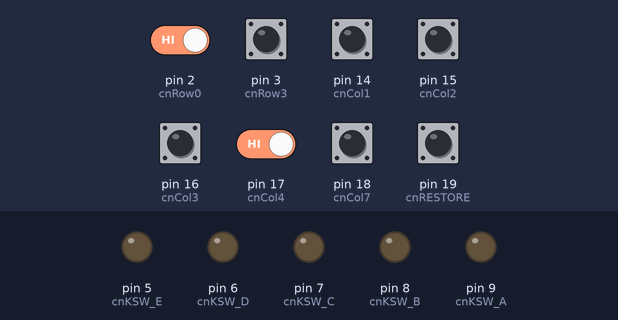
This sketch was run on a simulated Arduino Uno, built with avr-gcc and run on an emulated ATmega328P. Parts: output pins drawn as LEDs (lit = HIGH). The test bench sets the inputs (shaded band); at power-on: pin 2 (cnRow0), pin 3 (cnRow3), pin 14 (cnCol1), pin 15 (cnCol2), pin 16 (cnCol3), pin 17 (cnCol4), pin 18 (cnCol7), pin 19 (cnRESTORE) HIGH. EEPROM starts erased; pins used as bus, display or sensor lines are not drawn; what the sketch prints to the serial monitor is not drawn.

Above: at 2.8 s.
2.9 s: pin 2 (cnRow0) driven LOW and pin 17 (cnCol4) driven LOW
At 4.2 s:
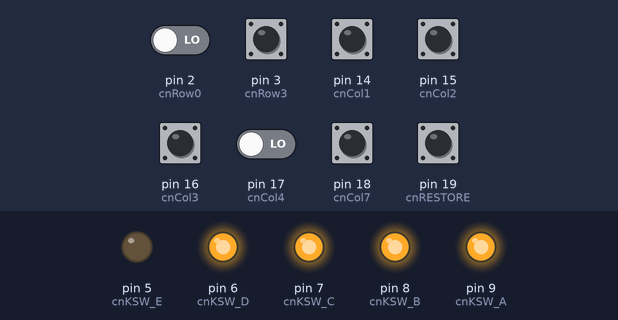
At 6.1 s:
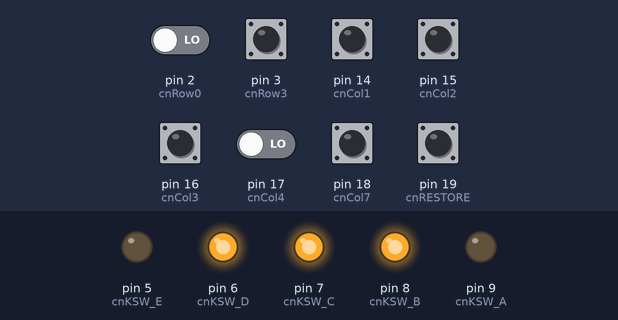
7.4 s: pin 2 (cnRow0) driven LOW
At 9.2 s:
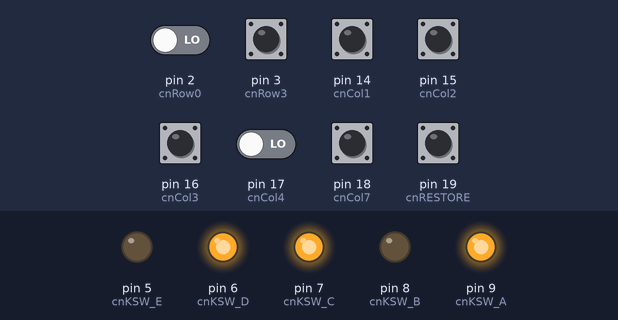
11.9 s: pin 17 (cnCol4) driven LOW
Timing chart, 0 to 15.9 s (numbered marks = the images above; inputs shaded):
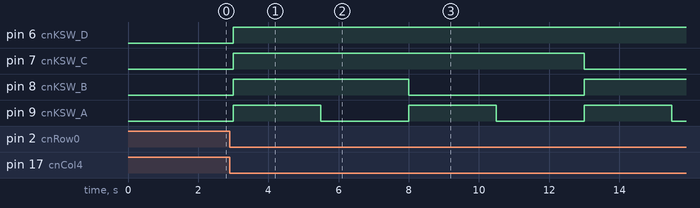

Measured:
- after the input at 2.9 s, pin 6 (cnKSW_D), pin 7 (cnKSW_C), pin 8 (cnKSW_B): LOW → HIGH after 0.09 s; pin 9 (cnKSW_A): LOW → HIGH after 0.09 s, → LOW 2.5 s later

The sketch:

c64kbkswb.ino
```cpp
/*  Software for the keyboard controlled kernal switch
 *  by Jaystonian, 2021
 *
 *  Revision history
 *  Rev. 0.0: initial release
 */

#define LED
//#define buzzer

enum PinMap { //ATMEGA328P
    _PD0 = 0,     _PD1, /* 1*/  _PD2, /* 2*/  _PD3, /* 3*/
    _PD4, /* 4*/  _PD5, /* 5*/  _PD6, /* 6*/  _PD7, /* 7*/
    _PB0, /* 8*/  _PB1, /* 9*/  _PB2, /*10*/  _PB3, /*11*/
    _PB4, /*12*/  _PB5, /*13*/  _PC0, /*14*/  _PC1, /*15*/
    _PC2, /*16*/  _PC3, /*17*/  _PC4, /*18*/  _PC5, /*19*/
    _PB6, /*20*/  _PB7, /*21*/  _PC6  /*22*/
};

#include <EEPROM.h>

/* MODE OF USE

EPROM A0..A12 for 8KB C64 kernal
EPROM A0..A13 for 16KB C64E kernal
EPROM ..A16 for 128x8KB eprom (010)
EPROM ..A17 for 256x8KB eprom (020)
EPROM ..A18 for 512x8KB eprom (040)
A..E for outputs, use #define for max addressing to compile different version based on device used


OLD
 restore+key for 1.5s = fast reset
 restore+key for 3.0s = full reset

NEW
 Presets(1,2,3,4) stored kernal numbers
 Restore+(1-4) for 1.5s = fast reset
 Restore+(1-4) for 3.0s = full reset

 Restore+(9) for x = decrement SelectOutput and reset
 Restore+(0) for x = increment SelectOutput and reset

 Store(5,6,7,8)
 Restore+(5-8) for > 0.01s = Store Selected Kernal in 1-4 (no reset)

*/

// Configuration
const byte MAX_SELECT = 15; // For rotating output values (0-based, 0..15 = 16)

// C64 Keyboard Mapping
const int cnRow0 = _PD2;         // Row signal, input, active low, INT0
const int cnRow3 = _PD3;         // Row signal, input, active low, INT1
const int cnCol1 = _PC0;        // input, column signal, active low
const int cnCol2 = _PC1;        // input, column signal, active low
const int cnCol3 = _PC2;        // input, column signal, active low
const int cnCol4 = _PC3;        // input, column signal, active low
const int cnCol7 = _PC4;        // input, column signal, active low

// Selector Output
const int cnKSW_A = _PB1;
const int cnKSW_B = _PB0;
const int cnKSW_C = _PD7;
const int cnKSW_D = _PD6;
const int cnKSW_E = _PD5;

const int cnC64RESET = _PD4;     // output, RESET signal for the C64
const int cnRESTORE = _PC5;    // input, RESTORE key, active low
const int cnEXROM = _PB2;       // /EXROM Pin connected to pin header J4, pin 5

const int cnRestoreCount = 2000; // count appr. 2 seconds for RestoreKey before Reset
const int cnExromCount = 3000;   // limit for EXROM reset

// other constants
#define EEPROMAddr 0        // EEPROM Address of last kernal selection (KAddr)
#define StoredAddr (EEPROMAddr+1) // EEPROM Addresses of stored selections (0..3)
#define ScanDelay 10000     // delay in ms before reset for no scan activity

// variables
byte KAddr = 0;             // Address bits for selected Kernal
bool RestoreKey = 0;        // holds the info if the restore key is pressed
bool oldRestoreKey = 0;     // remeber the old status to compare
int  countup = 0;           // counter for restore key time measurement
byte key = 128;             // calculate the Key
char buf[128];
bool bInc = false;
byte columns;           // variable for reading out the column
int scan_cnt = 0;           // 5000 miliseconds without scan changing to kernal #1 and resetting
int scan_found = 0;         // flag for keybioard activity detected
bool exrom_mode = 0;    // exrom reset: 0 => no, 1 => yes

// Data Exchange variables for ISR (have to be volatile)
volatile bool NumPressed = 0;  // ISR flag for number pressed
volatile bool NumOdd = 0;      // ISR flag for odd numbers. Row0 => odd numbers, Row3 => even numbers
volatile byte ColData = 0x1F;  // column data

void setup() {
  // keyboard scan signals
  pinMode( cnRow0, INPUT_PULLUP);  // pullup required for MOS logic
  pinMode( cnRow3, INPUT_PULLUP);  // pullup required for MOS logic
  pinMode( cnCol1, INPUT_PULLUP);  // pullup required for MOS logic
  pinMode( cnCol2, INPUT_PULLUP);  // pullup required for MOS logic
  pinMode( cnCol3, INPUT_PULLUP);  // pullup required for MOS logic
  pinMode( cnCol4, INPUT_PULLUP);  // pullup required for MOS logic
  pinMode( cnCol7, INPUT_PULLUP);  // pullup required for MOS logic
  pinMode( cnRESTORE, INPUT_PULLUP);  // pullup required for MOS logic
  pinMode( cnEXROM, INPUT );      // it needs to be high impedance, will switch to LOW and OUTPUT when required.
  digitalWrite( cnEXROM, HIGH );

  // last kernal from eeprom
  KAddr = EEPROM.read(EEPROMAddr);

  // if out of range, the first kernal is selected.
  if ((KAddr < 0) || (KAddr > MAX_SELECT)) { //its unsigned but whatever
    KAddr = 0;
    EEPROM.write(EEPROMAddr, KAddr);
  }
  exrom_mode = 0;                               // initialize exrom mode (for reset). 0 = no exrom reset

  // Control outputs (for Kernal Adaptor and C64)
  SetAddressBits( KAddr );        // set the MS address bits for the kernal ROM
  pinMode( cnKSW_A, OUTPUT );     // make it an output
  pinMode( cnKSW_B, OUTPUT );     // make it an output
  pinMode( cnKSW_C, OUTPUT );     // make it an output
  pinMode( cnKSW_D, OUTPUT );     // make it an output
  pinMode( cnKSW_E, OUTPUT );     // make it an output
  digitalWrite( cnC64RESET, LOW );  // no reset for the C64
  pinMode( cnC64RESET, OUTPUT );    // make it an output

  scan_cnt = ScanDelay;         // reset scan countdown
  scan_found = false;           // reset detection flag

  attachInterrupt(digitalPinToInterrupt(cnRow0), ISR_row0, LOW);
  attachInterrupt(digitalPinToInterrupt(cnRow3), ISR_row3, LOW);

  Serial.begin(9600);  // start serial interface
  // output status etc.
  Serial.println( "\nEnhanced C64 Keyboard Kernal Switch v1.00" );

  printf(buf,"Number of Kernals: %u\n", MAX_SELECT);
  Serial.print(buf);

  printf(buf,"Kernal number: %u\n", KAddr);
  Serial.print(buf);
}

// This function sets the address bits on the pin header J4. Parameter is addr (0..7)
void SetAddressBits( byte addr ) {
   digitalWrite( cnC64RESET, HIGH );
   delay(50);

   digitalWrite(cnKSW_A, (addr & 1)?HIGH:LOW);
   digitalWrite(cnKSW_B, (addr & 2)?HIGH:LOW);
   digitalWrite(cnKSW_C, (addr & 4)?HIGH:LOW);
   digitalWrite(cnKSW_D, (addr & 8)?HIGH:LOW);
   digitalWrite(cnKSW_E, (addr & 16)?HIGH:LOW);

}

void ResetHardware() {
  digitalWrite( cnC64RESET, HIGH );                            // issue a reset pulse for the C64
  delay( 100 );                                              // 100ms delay

  if (exrom_mode == 1) {
    digitalWrite( cnEXROM, LOW );                             // exrom pin low
    pinMode( cnEXROM, OUTPUT );                               // and output
  }
  delay( 300 );                                              // pulse duration: 100+300ms

  digitalWrite( cnC64RESET, LOW );
  if (exrom_mode == 1) {
    delay( 300 );                                            // EXROM should be 300ms longer LOW than RESET
    pinMode( cnEXROM, INPUT );                                // and input = high impedance (HIZ)
    digitalWrite( cnEXROM, HIGH );                            // exrom pin high
  }

  scan_cnt = ScanDelay;                                    // reset scan countdown
  scan_found = false;                                      // reset detection flag

  countup = 0;
}

void SwitchKernal() {
  digitalWrite( cnC64RESET, HIGH );                            // issue a reset pulse for the C64
  SetAddressBits( KAddr );                                   // set the address bits A15..A13
  printf(buf,"New KERNAL number: %u\n", KAddr);       // send the status to serial
  Serial.print(buf);
  ResetHardware();                                                // Reset the C64
  delay( 2000 );                                             // give some delay to release the RESTORE key
}

// Interrupt Service Routine for Row0
void ISR_row0() {
  if (NumPressed == 0) {                  // only process info, after the flag was reset by main routine
     ColData = PINC & 0x1F;               // read the columns
     scan_found = true;                   // any activity here indicates a working kernal
     NumOdd = 1;                          // cnRow0 has the odd numbers
     if ((ColData != 0x1F) && (ColData !=0)) {               // only set the flag, when a number is pressed
       NumPressed = 1;
     }
  }
}

// Interrupt Service Routine for Row3
void ISR_row3 () {
  if (NumPressed == 0) {                  // only process info, after the flag was reset by main routine
     ColData = PINC & 0x1F;               // read the columns
     scan_found = true;                   // any activity here indicates a working kernal
     NumOdd = 0;                          // cnRow3 has the even numbers
     if ((ColData != 0x1F) && (ColData !=0)) { // only set the flag, when a number is pressed
       NumPressed = 1;
     }
  }
}

void loop() {
  // find the scan activity to make sure, the selected Kernal is working
  if (scan_found == false) {                            // if not yet a scan activity is detected
    columns = PINC & 0x1F;                              // read the column data
    if ((columns != 0x1F)) {                            // activity found?
      scan_found = true;                                // set flag
      Serial.println( "Keyboard scan detected.");
    }
    else {
      if (scan_cnt > 0) {                               // if the count down is not elapsed
        --scan_cnt;                                     // then decrement
        delayMicroseconds( 33 );
      }
      else {
        Serial.println( "No keyboard scan detected.");  // the count down is elapsed!
        KAddr = 0;                                      // Set Kernal Number 1 (it is assumed, that this is not empty)
        EEPROM.write(EEPROMAddr, KAddr);                // and save in EEPROM
        SwitchKernal();                                 // Switch Kernal Number and reset C64
      }
    }
  }

  // process restore key
  if (digitalRead( cnRESTORE ) == HIGH) {
     if (RestoreKey) {                // now no RESTORE, but last status was RESTORE => Restore key released

        if (countup > cnExromCount) {       // is the limit for EXROM reset reached?
          exrom_mode = 1;
          Serial.print( "EXROM mode: ");
        }

        if (countup > cnRestoreCount) {
          Serial.println("Restore key => Reseting");
          ResetHardware();
          exrom_mode = 0;
        }
     }
     RestoreKey = 0;                      // in case the reading is HIGH, the Restore key is not pressed
     countup = 0;                         // restart the count down
  }
  else {
    RestoreKey = 1;                       // in case the restore is pressed, count up
    countup++;
    if (countup > cnExromCount) {          // time limit for EXROM reached?
       exrom_mode = 1;                    // activate EXROM mode
       Serial.println("EXROM mode: Restore key => Reseting");
       ResetHardware();
       RestoreKey = 0;
       countup = 0;
       exrom_mode = 0;
    }
  }

  /* The ISR will set NumPressed to 1, in case some number key is pressed
     In case something is found, the column data, which was read by the ISR
     is being processed here.
  */
  if (NumPressed == 1) {                     // if a number key is pressed: process the data
    if ((ColData & B00010000) == 0) {        // column 7: "1"
      key = 1;
    }
    else if ((ColData & B00000001) == 0) {   // column 1: "3"
      key = 3;
    }
    else if ((ColData & B00000010) == 0) {   // column 2: "5"
      key = 5;
    }
    else if ((ColData & B00000100) == 0) {   // column 3: "7"
      key = 7;
    }
    else if ((ColData & B00001000) == 0) {   // column 4: "9"
      key = 9;
    }

    // The even numbers are on row 3, the odd numbers are on row 1
    // NumOdd is set by the ISR
    if (NumOdd == 0) {                       // the even number are higher by one
      key++;
    }
    if (key == 10) {                         // in case it is a "0"
      key = 0;
    }

    //Serial.print("Key ");
    //Serial.print(key);
    //Serial.println(" detected.");
    printf(buf,"Key %u detected.\n", key);
    Serial.print(buf);

    if(key > 4 && key < 9) { // 5..8 means store 1..4 with current KAddr

      //StoredSelect[KNumber] replaces KAddr
      //KNumber = key-4; //1..4
      printf(buf,"Storing %u into %u.\n",KAddr,key-4);
      Serial.print(buf);
      EEPROM.write(StoredAddr+key-5, KAddr);
      //StoredSelect[KNumber-1] = KAddr;

    }else if(key == 9 || key == 0) {

      bInc = (key==0); //9=down,0=up
      if(bInc){
        ++KAddr;
        if(KAddr > MAX_SELECT)
          KAddr=0;
      }else{
        --KAddr;
        if(KAddr < 0 || KAddr > MAX_SELECT)
          KAddr = MAX_SELECT;
      }
      EEPROM.write(EEPROMAddr, KAddr);                           // write it to the EEPROM
      SwitchKernal();                                            // Switch Kernal Number and reset C64

    }else if ((key >= 1) && (key <= 4) && (RestoreKey == 1)) {       // restore pressed and key in range

      KAddr = EEPROM.read(StoredAddr+key-1);
      EEPROM.write(EEPROMAddr, KAddr);                           // write it to the EEPROM
      SwitchKernal();                                            // Switch Kernal Number and reset C64

    }
    else {
      key = 128;                                                  // reset the key number
    }
    NumPressed = 0;                                               // reset the flag, so the ISR can process key matrix again
  }
  else {
    key = 128;                                                    // reset the key number
  }
  delayMicroseconds( 1000 );                                      // delay 1ms per loop (not calibrated)
}
```
